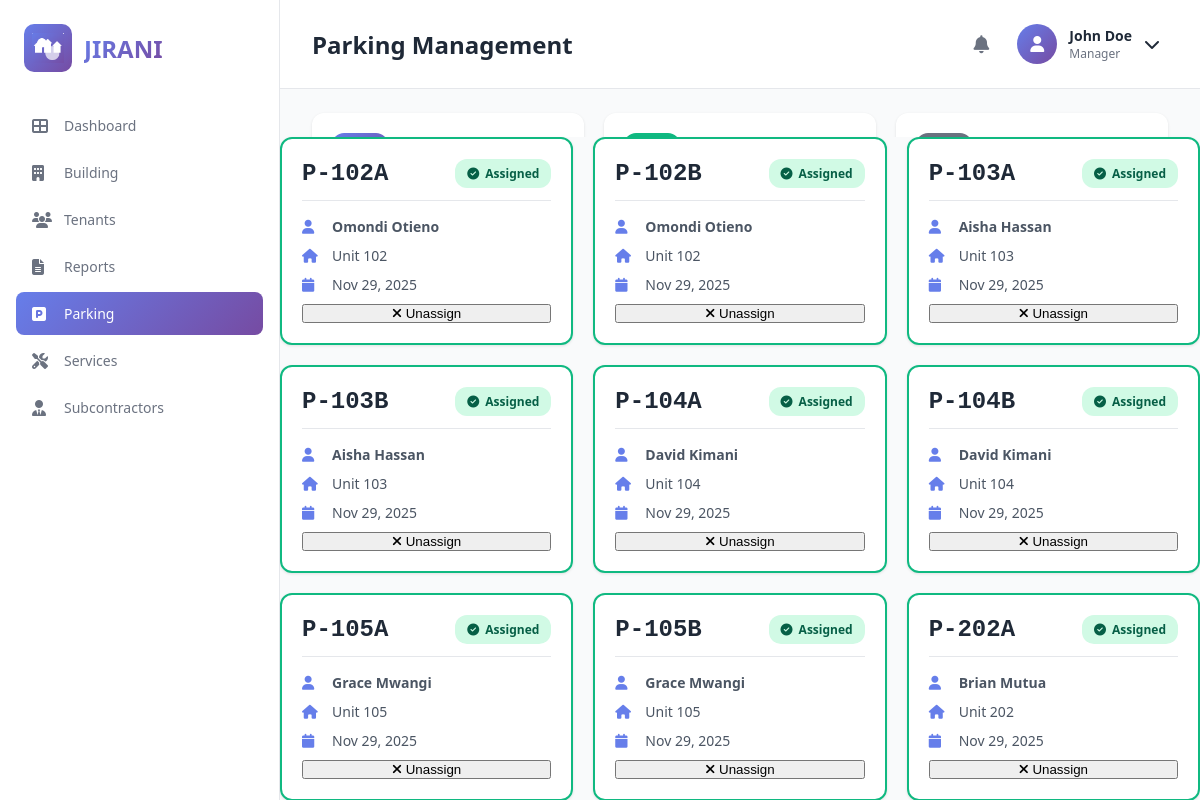
Page /parking/ (signed in) on the committed database.
### dashboard/models.py (models this page shows, shortened)
class ParkingSlot(models.Model):
    STATUS_CHOICES = [
        ('assigned', 'Assigned'),
        ('available', 'Available'),
    ]
    slot_number = models.CharField(max_length=10, unique=True)  # e.g., P-101A
    resident = models.ForeignKey(Resident, on_delete=models.SET_NULL, null=True, blank=True, related_name='parking_slots')
    status = models.CharField(max_length=20, choices=STATUS_CHOICES, default='available')
    assigned_date = models.DateField(null=True, blank=True)
    notes = models.TextField(blank=True)
    class Meta:
        ordering = ['slot_number']
    @property
    def unit_number(self):
        return self.resident.unit_number if self.resident else ''
    @property
    def tenant_name(self):
        return self.resident.user.get_full_name() if self.resident else ''

class Resident(models.Model):
    STATUS_CHOICES = [
        ('active', 'Active'),
        ('pending', 'Pending'),
        ('moved_out', 'Moved Out'),
    ]
    user = models.OneToOneField(User, on_delete=models.CASCADE)
    unit_number = models.CharField(max_length=10)
    phone = models.CharField(max_length=15)
    move_in_date = models.DateField()
    monthly_rent = models.DecimalField(max_digits=10, decimal_places=2, default=10000.00)
    is_active = models.BooleanField(default=True)
    status = models.CharField(max_length=20, choices=STATUS_CHOICES, default='active')

### dashboard/views.py (the view)
# urls.py: path('parking/', views.parking_view, name='parking'),
@login_required
def parking_view(request):
    all_slots = ParkingSlot.objects.select_related('resident__user').order_by('-assigned_date', 'slot_number')
    filter_status = request.GET.get('status', 'all')
    search_query = request.GET.get('search', '')
    if filter_status == 'assigned':
        slots = all_slots.filter(status='assigned')
    elif filter_status == 'available':
        slots = all_slots.filter(status='available')
    else:
        slots = all_slots
    if search_query:
        slots = slots.filter(
            Q(slot_number__icontains=search_query) |
            Q(resident__unit_number__icontains=search_query)
        )
    stats = {
        'total': all_slots.count(),
        'assigned': all_slots.filter(status='assigned').count(),
        'available': all_slots.filter(status='available').count(),
    }
    parking_rules = [
        "Park only in your assigned slot (Unit 101 → P-101A & P-101B)",
        "Do not block other vehicles or access ways",
        "Visitors must use designated visitor parking slots",
        "Report any unauthorized vehicles to management immediately",
        "Maintain a maximum speed of 10 km/h within the parking area",
        "No parking in fire lanes or emergency access areas",
        "Each unit is assigned 2 parking slots - contact management for additional slots",
        "Vehicles must display valid parking permits at all times",
    ]
    active_residents = Resident.objects.filter(status='active').select_related('user').order_by('unit_number')
    available_slots = all_slots.filter(status='available').order_by('slot_number')
    context = {
        'slots': slots,
        'stats': stats,
        'filter_status': filter_status,
        'search_query': search_query,
        'parking_rules': parking_rules,
        'active_residents': active_residents,
        'available_slots': available_slots,
    }
    return render(request, 'dashboard/parking.html', context)

### dashboard/templates/dashboard/parking.html (shortened to what this page needs)
{% load static %}
<!DOCTYPE html>
<html lang="en">
<head>
    <link rel="stylesheet" href="{% static 'css/style.css' %}">
    <link rel="stylesheet" href="https://cdnjs.cloudflare.com/ajax/libs/font-awesome/6.4.0/css/all.min.css">
</head>
<body>
    <div class="container">
        <aside class="sidebar">
            <div class="logo">
                <div class="logo-icon">
                    <img src="{% static 'images/Jirani App Logo 1.png' %}" alt="Jirani Logo" style="width: 32px; height: 32px; object-fit: contain;">
                </div>
                <h1>JIRANI</h1>
            </div>
            <nav class="nav-menu">
                <a href="{% url 'dashboard' %}" class="nav-item">
                    <i class="fas fa-th-large"></i>
                    <span>Dashboard</span>
                </a>
                <a href="#" class="nav-item">
                    <i class="fas fa-building"></i>
                    <span>Building</span>
                </a>
                <a href="{% url 'tenants' %}" class="nav-item">
                    <i class="fas fa-users"></i>
                    <span>Tenants</span>
                </a>
                <a href="#" class="nav-item">
                    <i class="fas fa-file-alt"></i>
                    <span>Reports</span>
                </a>
                <a href="{% url 'parking' %}" class="nav-item active">
                    <i class="fas fa-parking"></i>
                    <span>Parking</span>
                </a>
                 <a href="{% url 'services' %}" class="nav-item">
                    <i class="fas fa-tools"></i>
                    <span>Services</span>
                </a>
                <a href="{% url 'subcontractors' %}" class="nav-item">
                    <i class="fas fa-user-tie"></i>
                    <span>Subcontractors</span>
                </a>
            </nav>
        </aside>
        <main class="main-content">
            <header class="top-nav">
                <h2 style="font-size: 24px; font-weight: 700; color: #1f2937;">Parking Management</h2>
                <div class="user-section">
                    <i class="fas fa-bell"></i>
                    <div class="user-profile" id="userProfileBtn">
                        <div class="user-avatar">
                            <i class="fas fa-user"></i>
                        </div>
                        <div class="user-info">
                            <div class="user-name">{{ user.get_full_name }}</div>
                            <div class="user-role">Manager</div>
                        </div>
                        <i class="fas fa-chevron-down"></i>
                    </div>
                </div>
            </header>
            <div class="parking-page">
                <div class="stats-grid" style="grid-template-columns: repeat(3, 1fr);">
                    <div class="stat-card">
                        <div class="stat-icon" style="background: linear-gradient(135deg, #667eea 0%, #764ba2 100%);">
                        </div>
                        <div class="stat-content">
                            <div class="stat-number">{{ stats.total }}</div>
                        </div>
                    </div>
                    <div class="stat-card">
                        <div class="stat-icon" style="background: #10b981;">
                        </div>
                        <div class="stat-content">
                            <div class="stat-number">{{ stats.assigned }}</div>
                        </div>
                    </div>
                    <div class="stat-card">
                        <div class="stat-icon" style="background: #6b7280;">
                        </div>
                        <div class="stat-content">
                            <div class="stat-number">{{ stats.available }}</div>
                        </div>
                    </div>
                </div>
                </div>
                <div class="parking-grid">
                    {% for slot in slots %}
                    <div class="parking-slot-card {% if slot.status == 'assigned' %}assigned{% else %}available{% endif %}">
                        <div class="slot-header">
                            <div class="slot-number">{{ slot.slot_number }}</div>
                            <div class="slot-status-badge {% if slot.status == 'assigned' %}assigned{% else %}available{% endif %}">
                                {% if slot.status == 'assigned' %}
                                    <i class="fas fa-check-circle"></i> Assigned
                                {% else %}
                                    <i class="fas fa-circle"></i> Available
                                {% endif %}
                            </div>
                        </div>
                        <div class="slot-details">
                            {% if slot.resident %}
                                <div class="slot-info-item">
                                    <i class="fas fa-user"></i>
                                    <span><strong>{{ slot.tenant_name }}</strong></span>
                                </div>
                                <div class="slot-info-item">
                                    <i class="fas fa-home"></i>
                                    <span>Unit {{ slot.unit_number }}</span>
                                </div>
                                {% if slot.assigned_date %}
                                <div class="slot-info-item">
                                    <i class="fas fa-calendar"></i>
                                    <span>{{ slot.assigned_date|date:"M d, Y" }}</span>
                                </div>
                                {% endif %}
                                <button class="btn-unassign" onclick="unassignParking('{{ slot.id }}', '{{ slot.slot_number }}')">
                                    <i class="fas fa-times"></i> Unassign
                                </button>
                            {% else %}
                                <div class="slot-info-item" style="color: #9ca3af;">
                                    <i class="fas fa-info-circle"></i>
                                    <span>Available for assignment</span>
                                </div>
                            {% endif %}
                        </div>
                    </div>
                    {% empty %}
                    <div style="grid-column: 1/-1; text-align: center; padding: 60px; color: #6b7280;">
                        <i class="fas fa-parking" style="font-size: 64px; margin-bottom: 16px; opacity: 0.3;"></i>
                        <div style="font-size: 18px;">No parking slots found</div>
                    </div>
                    {% endfor %}
                </div>
            </div>
</body>
</html>

### dashboard/static/css/style.css (style rules this page uses)
* { margin: 0; padding: 0; box-sizing: border-box; }
body { font-family: 'Segoe UI', Tahoma, Geneva, Verdana, sans-serif; background: #f5f5f5; color: #1f2937; }
.container { display: flex; height: 100vh; overflow: hidden; }
.sidebar { width: 280px; background: white; border-right: 1px solid #e5e7eb; display: flex; flex-direction: column; padding: 24px 16px; overflow-y: auto; }
.logo { display: flex; align-items: center; gap: 12px; margin-bottom: 32px; padding: 0 8px; }
.logo-icon { width: 48px; height: 48px; background: linear-gradient(135deg, #667eea 0%, #764ba2 100%); border-radius: 10px; display: flex; align-items: center; justify-content: center; color: white; font-weight: 700; font-size: 18px; }
.logo h1 { font-size: 24px; font-weight: 800; background: linear-gradient(135deg, #667eea 0%, #764ba2 100%); -webkit-background-clip: text; -webkit-text-fill-color: transparent; background-clip: text; }
.nav-menu { display: flex; flex-direction: column; gap: 4px; margin-bottom: 24px; }
.nav-item { display: flex; align-items: center; gap: 12px; padding: 12px 16px; border-radius: 8px; color: #6b7280; text-decoration: none; transition: all 0.2s; font-size: 14px; }
.nav-item.active { background: linear-gradient(135deg, #667eea 0%, #764ba2 100%); color: white; }
.nav-item i { font-size: 16px; width: 20px; }
.main-content { flex: 1; display: flex; flex-direction: column; overflow: hidden; background: #f9fafb; }
.top-nav { background: white; padding: 16px 32px; display: flex; justify-content: space-between; align-items: center; border-bottom: 1px solid #e5e7eb; }
.user-section { display: flex; align-items: center; gap: 20px; }
.user-section .fa-bell { font-size: 18px; color: #6b7280; cursor: pointer; }
.user-profile { display: flex; align-items: center; gap: 12px; cursor: pointer; }
.user-avatar { width: 40px; height: 40px; background: linear-gradient(135deg, #667eea 0%, #764ba2 100%); border-radius: 50%; display: flex; align-items: center; justify-content: center; color: white; }
.user-info { display: flex; flex-direction: column; }
.user-name { font-size: 14px; font-weight: 600; color: #1f2937; }
.user-role { font-size: 12px; color: #6b7280; }
.stat-number { font-size: 32px; font-weight: 700; color: #1f2937; font-style: italic; }
.user-profile { position: relative; cursor: pointer; transition: background 0.2s; padding: 8px; border-radius: 8px; }
.user-profile .fa-chevron-down { transition: transform 0.3s; }
.stats-grid { display: grid; grid-template-columns: repeat(4, 1fr); gap: 20px; margin-bottom: 32px; }
.stat-card { background: white; border-radius: 12px; padding: 20px; display: flex; align-items: center; gap: 16px; box-shadow: 0 1px 3px rgba(0, 0, 0, 0.1); transition: transform 0.2s; }
.stat-icon { width: 56px; height: 56px; border-radius: 12px; display: flex; align-items: center; justify-content: center; color: white; font-size: 24px; }
.stat-content { flex: 1; }
.stat-number { font-size: 32px; font-weight: 700; color: #1f2937; line-height: 1; margin-bottom: 4px; }
@media (max-width: 1200px) { .stats-grid { grid-template-columns: repeat(2, 1fr); } }
.parking-page { padding: 24px 32px; overflow-y: auto; height: calc(100vh - 73px); }
.parking-grid { display: grid; grid-template-columns: repeat(auto-fill, minmax(280px, 1fr)); gap: 20px; }
.parking-slot-card { background: white; border-radius: 12px; padding: 20px; box-shadow: 0 1px 3px rgba(0, 0, 0, 0.1); transition: all 0.2s; border: 2px solid #e5e7eb; }
.parking-slot-card.assigned { border-color: #10b981; }
.slot-header { display: flex; justify-content: space-between; align-items: center; margin-bottom: 16px; padding-bottom: 12px; border-bottom: 1px solid #e5e7eb; }
.slot-number { font-size: 24px; font-weight: 800; color: #1f2937; font-family: monospace; }
.slot-status-badge { padding: 6px 12px; border-radius: 12px; font-size: 12px; font-weight: 600; display: flex; align-items: center; gap: 6px; }
.slot-status-badge.assigned { background: #d1fae5; color: #065f46; }
.slot-details { display: flex; flex-direction: column; gap: 10px; }
.slot-info-item { display: flex; align-items: center; gap: 10px; font-size: 14px; color: #4b5563; }
.slot-info-item i { width: 20px; color: #667eea; }

### rows in the picture
ParkingSlot: slot_number "P-102A", status "assigned" (drawn), tenant_name "Omondi Otieno", unit_number "102", assigned_date "Nov 29, 2025"
ParkingSlot: slot_number "P-102B", status "assigned" (drawn), tenant_name "Omondi Otieno", unit_number "102", assigned_date "Nov 29, 2025"
ParkingSlot: slot_number "P-103A", status "assigned" (drawn), tenant_name "Aisha Hassan", unit_number "103", assigned_date "Nov 29, 2025"
ParkingSlot: slot_number "P-103B", status "assigned" (drawn), tenant_name "Aisha Hassan", unit_number "103", assigned_date "Nov 29, 2025"
ParkingSlot: slot_number "P-104A", status "assigned" (drawn), tenant_name "David Kimani", unit_number "104", assigned_date "Nov 29, 2025"
ParkingSlot: slot_number "P-104B", status "assigned" (drawn), tenant_name "David Kimani", unit_number "104", assigned_date "Nov 29, 2025"
ParkingSlot: slot_number "P-105A", status "assigned" (drawn), tenant_name "Grace Mwangi", unit_number "105", assigned_date "Nov 29, 2025"
ParkingSlot: slot_number "P-105B", status "assigned" (drawn), tenant_name "Grace Mwangi", unit_number "105", assigned_date "Nov 29, 2025"
ParkingSlot: slot_number "P-202A", status "assigned" (drawn), tenant_name "Brian Mutua", unit_number "202", assigned_date "Nov 29, 2025"

### other values in the picture
{{ user.get_full_name }} "John Doe"
